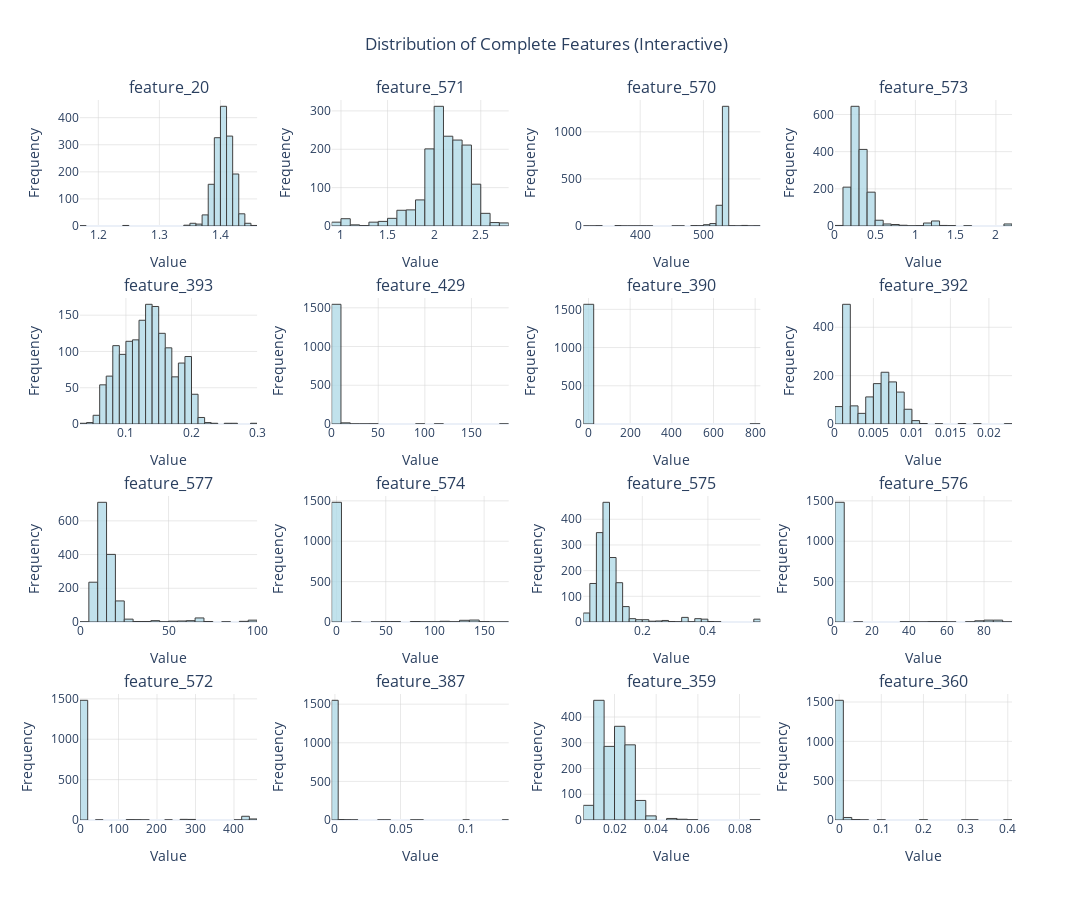

The cell this chart's notebook holds for it:
### Code cell
# Visualize distributions for a sample of features
if len(complete_features) > 0:
    # Select up to 16 features for visualization
    sample_features = complete_features[:16] if len(complete_features) >= 16 else complete_features

    # Create a 4x4 grid of subplots
    fig = make_subplots(
        rows=4,
        cols=4,
        subplot_titles=sample_features,
        horizontal_spacing=0.08,
        vertical_spacing=0.10
    )
    
    for i, feature in enumerate(sample_features):
        row = i // 4 + 1
        col = i % 4 + 1
        
        # Add histogram for each feature
        fig.add_trace(
            go.Histogram(
                x=data[feature].dropna(),
                nbinsx=30,
                marker=dict(color='lightblue', line=dict(color='black', width=1)),
                opacity=0.75,
                name=feature
            ),
            row=row, col=col
        )
        
        # Set axis labels for each subplot
        fig.update_xaxes(title_text="Value", row=row, col=col)
        fig.update_yaxes(title_text="Frequency", row=row, col=col)
    
    # Update overall layout
    fig.update_layout(
        title_text="Distribution of Complete Features (Interactive)",
        showlegend=False,
        height=900,
        width=1400,
        title_x=0.5,
        template='plotly_white'
    )
    
    # Optional: light grid lines for clarity
    fig.update_xaxes(showgrid=True, gridwidth=0.5, gridcolor='lightgray')
    fig.update_yaxes(showgrid=True, gridwidth=0.5, gridcolor='lightgray')

    fig.show()

else:
    print("No complete features available for distribution visualization")

### Figure 1 — Plotly figure (JSON) as saved in the notebook; plotly's stock layout.template omitted (floating-point values rounded to 4 significant figures; data arrays with more than 128 entries replaced by an {"elided": "..."} marker saying what was removed)
{"data": [{"marker": {"color": "lightblue", "line": {"color": "black", "width": 1}}, "name": "feature_20", "nbinsx": 30, "opacity": 0.75, "type": "histogram", "x": {"elided": "1567 float values"}, "xaxis": "x", "yaxis": "y"}, {"marker": {"color": "lightblue", "line": {"color": "black", "width": 1}}, "name": "feature_571", "nbinsx": 30, "opacity": 0.75, "type": "histogram", "x": {"elided": "1567 float values"}, "xaxis": "x2", "yaxis": "y2"}, {"marker": {"color": "lightblue", "line": {"color": "black", "width": 1}}, "name": "feature_570", "nbinsx": 30, "opacity": 0.75, "type": "histogram", "x": {"elided": "1567 float values"}, "xaxis": "x3", "yaxis": "y3"}, {"marker": {"color": "lightblue", "line": {"color": "black", "width": 1}}, "name": "feature_573", "nbinsx": 30, "opacity": 0.75, "type": "histogram", "x": {"elided": "1567 float values"}, "xaxis": "x4", "yaxis": "y4"}, {"marker": {"color": "lightblue", "line": {"color": "black", "width": 1}}, "name": "feature_393", "nbinsx": 30, "opacity": 0.75, "type": "histogram", "x": {"elided": "1567 float values"}, "xaxis": "x5", "yaxis": "y5"}, {"marker": {"color": "lightblue", "line": {"color": "black", "width": 1}}, "name": "feature_429", "nbinsx": 30, "opacity": 0.75, "type": "histogram", "x": {"elided": "1567 float values"}, "xaxis": "x6", "yaxis": "y6"}, {"marker": {"color": "lightblue", "line": {"color": "black", "width": 1}}, "name": "feature_390", "nbinsx": 30, "opacity": 0.75, "type": "histogram", "x": {"elided": "1567 float values"}, "xaxis": "x7", "yaxis": "y7"}, {"marker": {"color": "lightblue", "line": {"color": "black", "width": 1}}, "name": "feature_392", "nbinsx": 30, "opacity": 0.75, "type": "histogram", "x": {"elided": "1567 float values"}, "xaxis": "x8", "yaxis": "y8"}, {"marker": {"color": "lightblue", "line": {"color": "black", "width": 1}}, "name": "feature_577", "nbinsx": 30, "opacity": 0.75, "type": "histogram", "x": {"elided": "1567 float values"}, "xaxis": "x9", "yaxis": "y9"}, {"marker": {"color": "lightblue", "line": {"color": "black", "width": 1}}, "name": "feature_574", "nbinsx": 30, "opacity": 0.75, "type": "histogram", "x": {"elided": "1567 float values"}, "xaxis": "x10", "yaxis": "y10"}, {"marker": {"color": "lightblue", "line": {"color": "black", "width": 1}}, "name": "feature_575", "nbinsx": 30, "opacity": 0.75, "type": "histogram", "x": {"elided": "1567 float values"}, "xaxis": "x11", "yaxis": "y11"}, {"marker": {"color": "lightblue", "line": {"color": "black", "width": 1}}, "name": "feature_576", "nbinsx": 30, "opacity": 0.75, "type": "histogram", "x": {"elided": "1567 float values"}, "xaxis": "x12", "yaxis": "y12"}, {"marker": {"color": "lightblue", "line": {"color": "black", "width": 1}}, "name": "feature_572", "nbinsx": 30, "opacity": 0.75, "type": "histogram", "x": {"elided": "1567 float values"}, "xaxis": "x13", "yaxis": "y13"}, {"marker": {"color": "lightblue", "line": {"color": "black", "width": 1}}, "name": "feature_387", "nbinsx": 30, "opacity": 0.75, "type": "histogram", "x": {"elided": "1567 float values"}, "xaxis": "x14", "yaxis": "y14"}, {"marker": {"color": "lightblue", "line": {"color": "black", "width": 1}}, "name": "feature_359", "nbinsx": 30, "opacity": 0.75, "type": "histogram", "x": {"elided": "1567 float values"}, "xaxis": "x15", "yaxis": "y15"}, {"marker": {"color": "lightblue", "line": {"color": "black", "width": 1}}, "name": "feature_360", "nbinsx": 30, "opacity": 0.75, "type": "histogram", "x": {"elided": "1567 float values"}, "xaxis": "x16", "yaxis": "y16"}], "layout": {"annotations": [{"font": {"size": 16}, "showarrow": false, "text": "feature_20", "x": 0.095, "xanchor": "center", "xref": "paper", "y": 1, "yanchor": "bottom", "yref": "paper"}, {"font": {"size": 16}, "showarrow": false, "text": "feature_571", "x": 0.365, "xanchor": "center", "xref": "paper", "y": 1, "yanchor": "bottom", "yref": "paper"}, {"font": {"size": 16}, "showarrow": false, "text": "feature_570", "x": 0.635, "xanchor": "center", "xref": "paper", "y": 1, "yanchor": "bottom", "yref": "paper"}, {"font": {"size": 16}, "showarrow": false, "text": "feature_573", "x": 0.905, "xanchor": "center", "xref": "paper", "y": 1, "yanchor": "bottom", "yref": "paper"}, {"font": {"size": 16}, "showarrow": false, "text": "feature_393", "x": 0.095, "xanchor": "center", "xref": "paper", "y": 0.725, "yanchor": "bottom", "yref": "paper"}, {"font": {"size": 16}, "showarrow": false, "text": "feature_429", "x": 0.365, "xanchor": "center", "xref": "paper", "y": 0.725, "yanchor": "bottom", "yref": "paper"}, {"font": {"size": 16}, "showarrow": false, "text": "feature_390", "x": 0.635, "xanchor": "center", "xref": "paper", "y": 0.725, "yanchor": "bottom", "yref": "paper"}, {"font": {"size": 16}, "showarrow": false, "text": "feature_392", "x": 0.905, "xanchor": "center", "xref": "paper", "y": 0.725, "yanchor": "bottom", "yref": "paper"}, {"font": {"size": 16}, "showarrow": false, "text": "feature_577", "x": 0.095, "xanchor": "center", "xref": "paper", "y": 0.45, "yanchor": "bottom", "yref": "paper"}, {"font": {"size": 16}, "showarrow": false, "text": "feature_574", "x": 0.365, "xanchor": "center", "xref": "paper", "y": 0.45, "yanchor": "bottom", "yref": "paper"}, {"font": {"size": 16}, "showarrow": false, "text": "feature_575", "x": 0.635, "xanchor": "center", "xref": "paper", "y": 0.45, "yanchor": "bottom", "yref": "paper"}, {"font": {"size": 16}, "showarrow": false, "text": "feature_576", "x": 0.905, "xanchor": "center", "xref": "paper", "y": 0.45, "yanchor": "bottom", "yref": "paper"}, {"font": {"size": 16}, "showarrow": false, "text": "feature_572", "x": 0.095, "xanchor": "center", "xref": "paper", "y": 0.175, "yanchor": "bottom", "yref": "paper"}, {"font": {"size": 16}, "showarrow": false, "text": "feature_387", "x": 0.365, "xanchor": "center", "xref": "paper", "y": 0.175, "yanchor": "bottom", "yref": "paper"}, {"font": {"size": 16}, "showarrow": false, "text": "feature_359", "x": 0.635, "xanchor": "center", "xref": "paper", "y": 0.175, "yanchor": "bottom", "yref": "paper"}, {"font": {"size": 16}, "showarrow": false, "text": "feature_360", "x": 0.905, "xanchor": "center", "xref": "paper", "y": 0.175, "yanchor": "bottom", "yref": "paper"}], "height": 900, "showlegend": false, "title": {"text": "Distribution of Complete Features (Interactive)", "x": 0.5}, "width": 1400, "xaxis": {"anchor": "y", "domain": [0, 0.19], "gridcolor": "lightgray", "gridwidth": 0.5, "showgrid": true, "title": {"text": "Value"}}, "xaxis10": {"anchor": "y10", "domain": [0.27, 0.46], "gridcolor": "lightgray", "gridwidth": 0.5, "showgrid": true, "title": {"text": "Value"}}, "xaxis11": {"anchor": "y11", "domain": [0.54, 0.73], "gridcolor": "lightgray", "gridwidth": 0.5, "showgrid": true, "title": {"text": "Value"}}, "xaxis12": {"anchor": "y12", "domain": [0.81, 1], "gridcolor": "lightgray", "gridwidth": 0.5, "showgrid": true, "title": {"text": "Value"}}, "xaxis13": {"anchor": "y13", "domain": [0, 0.19], "gridcolor": "lightgray", "gridwidth": 0.5, "showgrid": true, "title": {"text": "Value"}}, "xaxis14": {"anchor": "y14", "domain": [0.27, 0.46], "gridcolor": "lightgray", "gridwidth": 0.5, "showgrid": true, "title": {"text": "Value"}}, "xaxis15": {"anchor": "y15", "domain": [0.54, 0.73], "gridcolor": "lightgray", "gridwidth": 0.5, "showgrid": true, "title": {"text": "Value"}}, "xaxis16": {"anchor": "y16", "domain": [0.81, 1], "gridcolor": "lightgray", "gridwidth": 0.5, "showgrid": true, "title": {"text": "Value"}}, "xaxis2": {"anchor": "y2", "domain": [0.27, 0.46], "gridcolor": "lightgray", "gridwidth": 0.5, "showgrid": true, "title": {"text": "Value"}}, "xaxis3": {"anchor": "y3", "domain": [0.54, 0.73], "gridcolor": "lightgray", "gridwidth": 0.5, "showgrid": true, "title": {"text": "Value"}}, "xaxis4": {"anchor": "y4", "domain": [0.81, 1], "gridcolor": "lightgray", "gridwidth": 0.5, "showgrid": true, "title": {"text": "Value"}}, "xaxis5": {"anchor": "y5", "domain": [0, 0.19], "gridcolor": "lightgray", "gridwidth": 0.5, "showgrid": true, "title": {"text": "Value"}}, "xaxis6": {"anchor": "y6", "domain": [0.27, 0.46], "gridcolor": "lightgray", "gridwidth": 0.5, "showgrid": true, "title": {"text": "Value"}}, "xaxis7": {"anchor": "y7", "domain": [0.54, 0.73], "gridcolor": "lightgray", "gridwidth": 0.5, "showgrid": true, "title": {"text": "Value"}}, "xaxis8": {"anchor": "y8", "domain": [0.81, 1], "gridcolor": "lightgray", "gridwidth": 0.5, "showgrid": true, "title": {"text": "Value"}}, "xaxis9": {"anchor": "y9", "domain": [0, 0.19], "gridcolor": "lightgray", "gridwidth": 0.5, "showgrid": true, "title": {"text": "Value"}}, "yaxis": {"anchor": "x", "domain": [0.825, 1], "gridcolor": "lightgray", "gridwidth": 0.5, "showgrid": true, "title": {"text": "Frequency"}}, "yaxis10": {"anchor": "x10", "domain": [0.275, 0.45], "gridcolor": "lightgray", "gridwidth": 0.5, "showgrid": true, "title": {"text": "Frequency"}}, "yaxis11": {"anchor": "x11", "domain": [0.275, 0.45], "gridcolor": "lightgray", "gridwidth": 0.5, "showgrid": true, "title": {"text": "Frequency"}}, "yaxis12": {"anchor": "x12", "domain": [0.275, 0.45], "gridcolor": "lightgray", "gridwidth": 0.5, "showgrid": true, "title": {"text": "Frequency"}}, "yaxis13": {"anchor": "x13", "domain": [0, 0.175], "gridcolor": "lightgray", "gridwidth": 0.5, "showgrid": true, "title": {"text": "Frequency"}}, "yaxis14": {"anchor": "x14", "domain": [0, 0.175], "gridcolor": "lightgray", "gridwidth": 0.5, "showgrid": true, "title": {"text": "Frequency"}}, "yaxis15": {"anchor": "x15", "domain": [0, 0.175], "gridcolor": "lightgray", "gridwidth": 0.5, "showgrid": true, "title": {"text": "Frequency"}}, "yaxis16": {"anchor": "x16", "domain": [0, 0.175], "gridcolor": "lightgray", "gridwidth": 0.5, "showgrid": true, "title": {"text": "Frequency"}}, "yaxis2": {"anchor": "x2", "domain": [0.825, 1], "gridcolor": "lightgray", "gridwidth": 0.5, "showgrid": true, "title": {"text": "Frequency"}}, "yaxis3": {"anchor": "x3", "domain": [0.825, 1], "gridcolor": "lightgray", "gridwidth": 0.5, "showgrid": true, "title": {"text": "Frequency"}}, "yaxis4": {"anchor": "x4", "domain": [0.825, 1], "gridcolor": "lightgray", "gridwidth": 0.5, "showgrid": true, "title": {"text": "Frequency"}}, "yaxis5": {"anchor": "x5", "domain": [0.55, 0.725], "gridcolor": "lightgray", "gridwidth": 0.5, "showgrid": true, "title": {"text": "Frequency"}}, "yaxis6": {"anchor": "x6", "domain": [0.55, 0.725], "gridcolor": "lightgray", "gridwidth": 0.5, "showgrid": true, "title": {"text": "Frequency"}}, "yaxis7": {"anchor": "x7", "domain": [0.55, 0.725], "gridcolor": "lightgray", "gridwidth": 0.5, "showgrid": true, "title": {"text": "Frequency"}}, "yaxis8": {"anchor": "x8", "domain": [0.55, 0.725], "gridcolor": "lightgray", "gridwidth": 0.5, "showgrid": true, "title": {"text": "Frequency"}}, "yaxis9": {"anchor": "x9", "domain": [0.275, 0.45], "gridcolor": "lightgray", "gridwidth": 0.5, "showgrid": true, "title": {"text": "Frequency"}}}}
